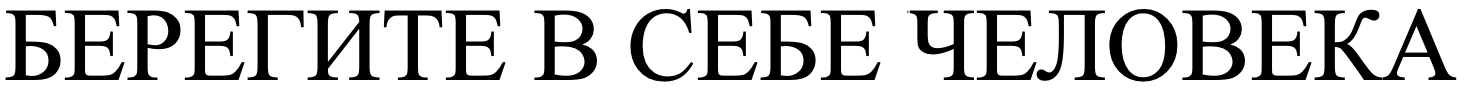
#> input picture lab7/pictures_src/phrase.bmp, 1464 x 94 px, given in place of А.bmp, which was not available
$ python lab07_classification.py
#> lines starting #> are read from the running program, lines starting #| are printed output that depends on the picture; after the words box and inside, x2 and y2 are one past the last pixel; in counts of white or black regions, pixels touching at a corner belong together; pictures that were not available may be replaced by others from this repository, and a replacement may not be noted
import os
from pathlib import Path

import numpy as np
from PIL import Image, ImageDraw

"""
Лабораторная 7 — распознавание фразы по шаблонам (вариант 21, русские заглавные).

Изменения:
• добавлена генерация файла `best_hypotheses.txt`, где для каждого символа
  (без учёта пробелов) выводится лучшая гипотеза и значение IoU.
• код очищен: используется `normalize_bin()` для центрирования + масштабирования.
• метрика сходства — коэффициент Жаккара (IoU).

Запуск одна команда:
    python lab7_feature_classification.py
"""


SRC_PATH     = Path("pictures_src/phrase.bmp")
ALPHABET_DIR = Path("alphabet")
DST_DIR      = Path("pictures_results")
PHRASE_GT    = "БЕРЕГИТЕ В СЕБЕ ЧЕЛОВЕКА"
SIZE         = (64, 64)

ALPHABET = list("АБВГДЕЁЖЗИЙКЛМНОПРСТУФХЦЧШЩЪЫЬЭЮЯ")

os.makedirs(DST_DIR, exist_ok=True)


def to_binary(img_or_path) -> np.ndarray:
    """Возвращает бинарное изображение 0/1 (1 — чёрный)."""
    img = Image.open(img_or_path) if isinstance(img_or_path, (str, Path)) else img_or_path
#> img is the input picture: PIL image 1464x94 RGBA; mean R, G, B, A 197.3, 197.3, 197.3, 255
    img = img.convert("L")  # градации серого
#> img: PIL image 1464x94 L
    arr = np.array(img)
    return (arr < 128).astype(np.uint8)
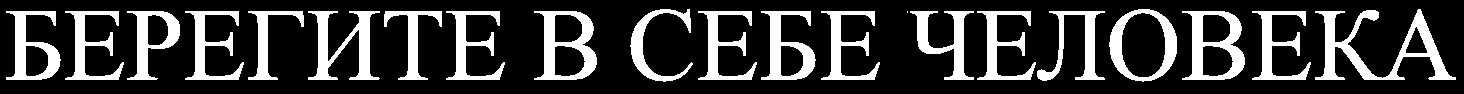
#> returned value: shape (94, 1464); values 0 (black) and 1 (white), 22.3% white; 21 white regions (1 under 20 px), largest, box (x1, y1, x2, y2) and area: (1315, 9, 1456, 80) 2949, (308, 11, 380, 80) 1934, (534, 11, 597, 80) 1919


def normalize_bin(arr: np.ndarray, size: tuple[int, int] = SIZE) -> np.ndarray:
    """Плотно обрезает символ, центрирует на квадратном холсте, масштабирует."""
#> called with size = (64, 64)
    ys, xs = np.nonzero(arr)
    if ys.size == 0:
        return np.zeros(size, dtype=np.uint8)
    y0, y1 = ys.min(), ys.max()
#> y0 = 9; y1 = 81
    x0, x1 = xs.min(), xs.max()
#> x0 = 6; x1 = 1455
    crop = arr[y0:y1 + 1, x0:x1 + 1]
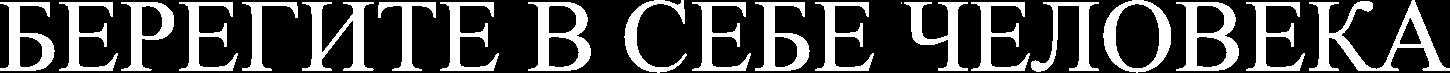
#> crop: shape (73, 1450); values 0 (black) and 1 (white), 29% white; 21 white regions (1 under 20 px), largest, box (x1, y1, x2, y2) and area: (1309, 0, 1450, 71) 2949, (302, 2, 374, 71) 1934, (528, 2, 591, 71) 1919

    h, w = crop.shape
#> h = 73; w = 1450
    side = max(h, w)
#> side = 1450
    canvas = np.zeros((side, side), dtype=np.uint8)
    y_off = (side - h) // 2
#> y_off = 688
    x_off = (side - w) // 2
#> x_off = 0
    canvas[y_off:y_off + h, x_off:x_off + w] = crop
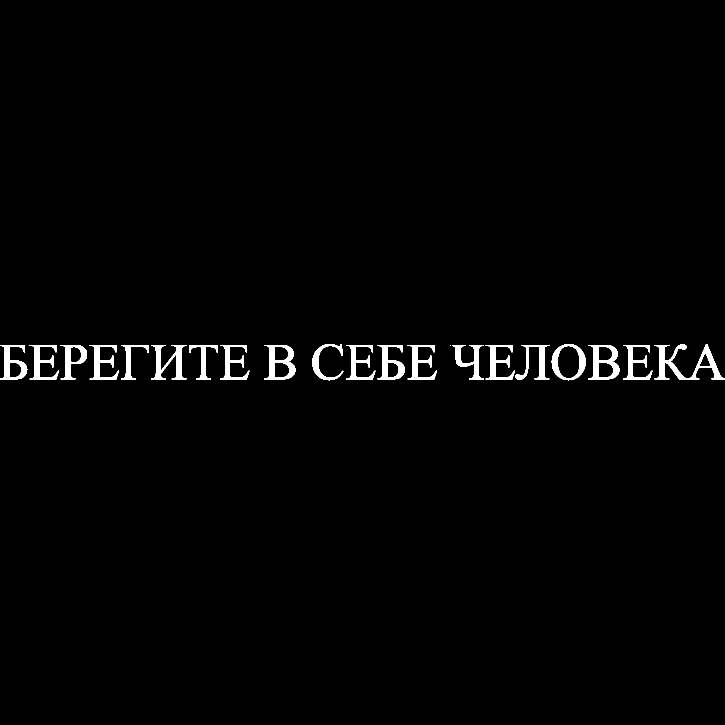
#> canvas: shape (1450, 1450) (shown at 1/2 size); values 0 (black) and 1 (white), 1.5% white; 21 white regions (1 under 20 px), largest, box (x1, y1, x2, y2) and area: (1309, 688, 1450, 759) 2949, (302, 690, 374, 759) 1934, (528, 690, 591, 759) 1919

    pil = Image.fromarray(canvas * 255)  # обратно 0/255
    pil = pil.resize(size, Image.NEAREST)
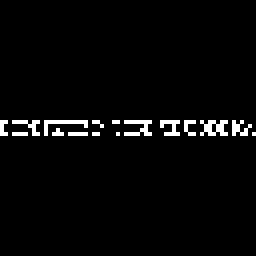
#> pil: PIL image 64x64 L (shown 4 times larger); 2.9% white in thin lines or dots, all inside (x1, y1, x2, y2) = (0, 30, 64, 34)
    res = np.array(pil)
    return (res < 128).astype(np.uint8)


# [53 lines left out: functions segment_by_profiles, split_wide_boxes, gap_is_space, not called in this run]


def load_templates():
    tpls = []
    for ch in ALPHABET:
        path = ALPHABET_DIR / f"{ch}.bmp"
        bin_img = to_binary(path)
        tpl = normalize_bin(bin_img).astype(bool)
        tpls.append(tpl)
    return np.stack(tpls, axis=0), ALPHABET  # shape: (33, 64, 64)


# [39 lines left out: functions compute_iou_batch, recognise_image, accuracy, not called in this run]


def main():
    print("[1] Загрузка шаблонов…")
    tpl_stack, keys = load_templates()

    print("[2] Сегментация и распознавание…")
    recog, boxes, letters, scores = recognise_image(SRC_PATH, tpl_stack, keys)
    errs, pct = accuracy(recog, PHRASE_GT)

    print(f"\nРаспознано : {recog}")
    print(f"Эталон     : {PHRASE_GT}")
    print(f"Ошибок     : {errs}/{len(PHRASE_GT)}  |  Точность: {pct:.2f}%")

    img = Image.open(SRC_PATH).convert("RGB")
    draw = ImageDraw.Draw(img)
    for box in boxes:
        draw.rectangle([(box[0], box[1]), (box[2], box[3])], outline="red", width=1)
    img.save(DST_DIR / "phrase_boxes_fixed.bmp")

    hyp_path = DST_DIR / "best_hypotheses.txt"
    with hyp_path.open("w", encoding="utf-8") as f:
        f.write("Выводятся лучшие гипотезы\n\n")
        idx = 1
        for ch, sc in zip(letters, scores):
            # пропускаем пробелы
            if ch == " ":
                continue
            f.write(f"{idx:2d}: '{ch}' - {sc:.6f}\n")
            idx += 1
    print("[✓] Файл с гипотезами →", hyp_path)
    print("[✓] Готово, остальные результаты — в", DST_DIR)


if __name__ == "__main__":
#> (the run stopped early here; a loop or call above may not have finished)
